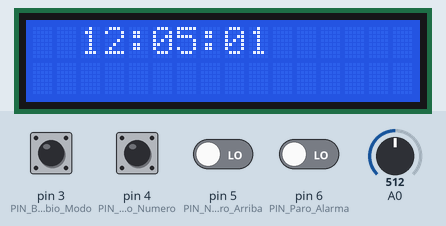
Recording of a sketch running on a simulated Arduino Uno, built with avr-gcc and run on an emulated ATmega328P. On the bench: 16×2 character LCD. Inputs (shaded band) come from the test bench; at power-on: pin 3 (PIN_Boton_Cambio_Modo), pin 4 (PIN_Boton_Cambio_Numero), pin 5 (PIN_Numero_Arriba), pin 6 (PIN_Paro_Alarma) LOW, A0 = 512.

Above: at 1.2 s.
1.3 s: pin 3 (PIN_Boton_Cambio_Modo) pulled HIGH for 1 s
At 2.6 s:
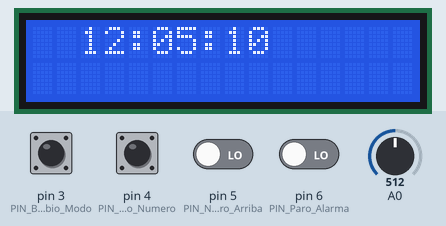
3.8 s: pin 5 (PIN_Numero_Arriba) driven HIGH
At 4.7 s:
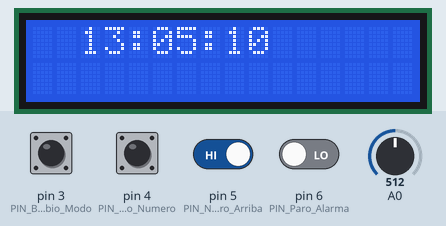
6.3 s: pin 4 (PIN_Boton_Cambio_Numero) pulled HIGH for 0.15 s
At 7.7 s:
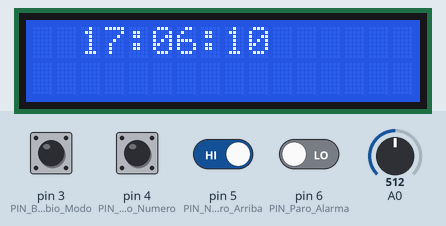
9.3 s: pin 3 (PIN_Boton_Cambio_Modo) pulled HIGH for 0.15 s
At 10.1 s:
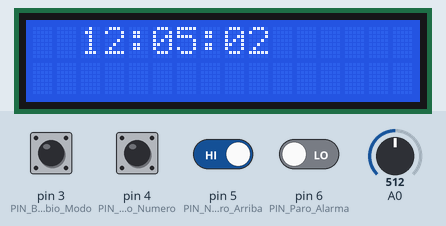
Timing chart, 0 to 12.3 s (numbered marks = the images above; inputs shaded):
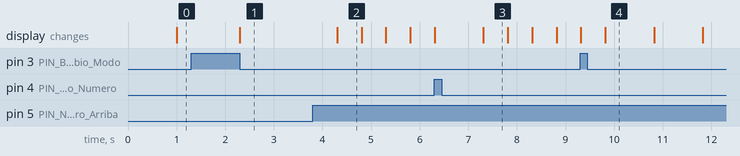

Measured:
- after the input at 3.8 s, the display: changes after 0.50 s (image 2)
- what the display in image 2 shows lasts 0.5 s, from 4.3 s to 4.8 s
- what the display in image 4 shows lasts 1.0 s, from 9.8 s to 10.8 s

The sketch:

Alarm_Clock.ino
```cpp
// Alarm_Clock_v1.0
// Author: Sergio Vigorra Treviño
// e-mail: svigorra@gmail.com

#include <LiquidCrystal.h>

int MODO=1;
int Horas;
int Minutos;
int Segundos;
int Resto;
int Numero=1;
int PIN_Boton_Cambio_Modo = 3;
int PIN_Boton_Cambio_Numero = 4;
int PIN_Numero_Arriba = 5;
int PIN_Paro_Alarma = 6;
long Contador_segundos=43500;
long Contador_segundos_Alarma=43510;
long current_time;
long reference_time;
int Modo_Alarma = 1;
LiquidCrystal myLCD(7,8,9,10,11,12);
int ALARMA=0;
float lectura_fotorresistencia=0;

void setup(){
  myLCD.begin(16,2);
  pinMode(A0,INPUT);
}

void loop(){

  if (Contador_segundos>86400){
    Contador_segundos=Contador_segundos-86400;
  }

  if (Contador_segundos_Alarma>86400){
    Contador_segundos_Alarma=Contador_segundos_Alarma-86400;
  }

  if (digitalRead(PIN_Boton_Cambio_Modo)==HIGH) {
    MODO++;
    if (MODO==4){
      MODO=1;
    }
    delay(500);
  }

  switch (MODO) {
    case 1:

      if (Modo_Alarma == 1 && Contador_segundos_Alarma == Contador_segundos){
        ALARMA = 1;
        lectura_fotorresistencia=analogRead(A0);
      }

      if (ALARMA ==1){
        tone(13,1519);
      }

      if (ALARMA==0){
        noTone(13);}

      if (digitalRead(PIN_Paro_Alarma) || (analogRead(A0) <= 0.8*lectura_fotorresistencia)){
        ALARMA=0;
        lectura_fotorresistencia=0;

      }


      Horas=Contador_segundos/3600;  //Calcular Horas
      Resto=Contador_segundos%3600;
      Minutos=Resto/60;              //Calcular Minutos
      Segundos=Resto%60;             //Calcular Segundos
      myLCD.setCursor(2,0);
      if (Horas/10==0){
        myLCD.print("0");
      }
      myLCD.print(Horas);
      myLCD.print(":");
      if (Minutos/10==0){
        myLCD.print("0");
      }
      myLCD.print(Minutos);
      myLCD.print(":");
      if (Segundos/10==0){
        myLCD.print("0");
      }
      myLCD.print(Segundos);


      //3 variables, current_time, previous_time, reference_time
      current_time=millis();
      if (current_time-reference_time >= 1000) {
        reference_time=current_time;
        Contador_segundos++;
      }


      //do something when var equals 1
      break;


    case 2:   //Ajuste HORA

      //Numero=1 es hora, Numero=2 es Minutos, Numero=3 es segundos

      if (digitalRead(PIN_Boton_Cambio_Numero)==HIGH) {
        Numero++;
        if (Numero==4){
          Numero=1;
        }
        delay(500);
      }

      if (digitalRead(PIN_Numero_Arriba)==HIGH){

        if (Numero==1){
          Contador_segundos=Contador_segundos+3600;
        }

        if (Numero==2){
          Contador_segundos=Contador_segundos+60;
        }

        if (Numero==3){
          Contador_segundos=Contador_segundos+1;
        }

        delay(500);
      }


      Horas=Contador_segundos/3600;  //Calcular Horas
      Resto=Contador_segundos%3600;
      Minutos=Resto/60;              //Calcular Minutos
      Segundos=Resto%60;             //Calcular Segundos
      myLCD.setCursor(2,0);
      if (Horas/10==0){
        myLCD.print("0");
      }
      myLCD.print(Horas);
      myLCD.print(":");
      if (Minutos/10==0){
        myLCD.print("0");
      }
      myLCD.print(Minutos);
      myLCD.print(":");
      if (Segundos/10==0){
        myLCD.print("0");
      }
      myLCD.print(Segundos);
      break;
    case 3:   //Ajuste HORA Alarma

      //Numero=1 es hora, Numero=2 es Minutos, Numero=3 es segundos

      if (digitalRead(PIN_Boton_Cambio_Numero)==HIGH) {
        Numero++;
        if (Numero==4){
          Numero=1;
        }
        delay(500);
      }

      if (digitalRead(PIN_Numero_Arriba)==HIGH){

        if (Numero==1){
          Contador_segundos_Alarma=Contador_segundos_Alarma+3600;
        }

        if (Numero==2){
          Contador_segundos_Alarma=Contador_segundos_Alarma+60;
        }

        if (Numero==3){
          Contador_segundos_Alarma=Contador_segundos_Alarma+1;
        }

        delay(500);
      }


      Horas=Contador_segundos_Alarma/3600;  //Calcular Horas
      Resto=Contador_segundos_Alarma%3600;
      Minutos=Resto/60;              //Calcular Minutos
      Segundos=Resto%60;             //Calcular Segundos
      myLCD.setCursor(2,0);
      if (Horas/10==0){
        myLCD.print("0");
      }
      myLCD.print(Horas);
      myLCD.print(":");
      if (Minutos/10==0){
        myLCD.print("0");
      }
      myLCD.print(Minutos);
      myLCD.print(":");
      if (Segundos/10==0){
        myLCD.print("0");
      }
      myLCD.print(Segundos);
 break;


}
}
```
